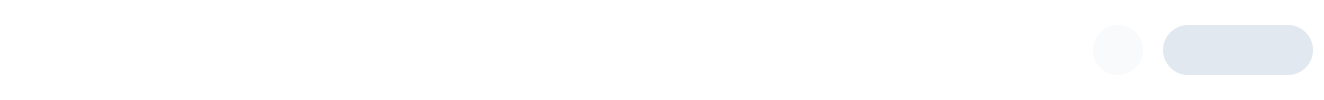
       <widget class="QFrame" name="frame_4">
        <property name="minimumSize">
         <size>
          <width>727</width>
          <height>66</height>
         </size>
        </property>
        <property name="maximumSize">
         <size>
          <width>16777215</width>
          <height>16777215</height>
         </size>
        </property>
        <property name="styleSheet">
         <string notr="true">QPushButton{
border:none;
}
QFrame{
background-color: rgb(255, 255, 255);
border:none;
}</string>
        </property>
        <property name="frameShape">
         <enum>QFrame::Shape::StyledPanel</enum>
        </property>
        <property name="frameShadow">
         <enum>QFrame::Shadow::Raised</enum>
        </property>
        <layout class="QHBoxLayout" name="horizontalLayout_27">
         <item>
          <widget class="QPushButton" name="pushButton_6">
           <property name="maximumSize">
            <size>
             <width>50</width>
             <height>50</height>
            </size>
           </property>
           <property name="cursor">
            <cursorShape>PointingHandCursor</cursorShape>
           </property>
           <property name="styleSheet">
            <string notr="true">QPushButton:hover {
	border-radius:5px;
	background-color: #e0e0e0;
}</string>
           </property>
           <property name="text">
            <string/>
           </property>
           <property name="icon">
            <iconset resource="Resources.qrc">
             <normaloff>:/new/prefix1/Resources/Left.png</normaloff>
             <normalon>:/new/prefix1/Resources/Right.png</normalon>:/new/prefix1/Resources/Left.png</iconset>
           </property>
           <property name="iconSize">
            <size>
             <width>40</width>
             <height>40</height>
            </size>
           </property>
           <property name="checkable">
            <bool>true</bool>
           </property>
          </widget>
         </item>
         <item>
          <spacer name="horizontalSpacer_45">
           <property name="orientation">
            <enum>Qt::Orientation::Horizontal</enum>
           </property>
           <property name="sizeHint" stdset="0">
            <size>
             <width>1044</width>
             <height>20</height>
            </size>
           </property>
          </spacer>
         </item>
         <item>
          <layout class="QHBoxLayout" name="horizontalLayout_55">
           <property name="spacing">
            <number>20</number>
           </property>
           <item>
            <widget class="QPushButton" name="notifyButton">
             <property name="minimumSize">
              <size>
               <width>50</width>
               <height>50</height>
              </size>
             </property>
             <property name="cursor">
              <cursorShape>PointingHandCursor</cursorShape>
             </property>
             <property name="styleSheet">
              <string notr="true">QPushButton {
    border-radius: 25px;
    background-color: #f9fafc;
    color: white;
    font-size: 18px;
}
QPushButton:hover {
	background-color: #e0e0e0;
}</string>
             </property>
             <property name="text">
              <string/>
             </property>
             <property name="icon">
              <iconset resource="Resources.qrc">
               <normaloff>:/new/prefix1/Resources/nofitication.png</normaloff>:/new/prefix1/Resources/nofitication.png</iconset>
             </property>
             <property name="iconSize">
              <size>
               <width>20</width>
               <height>20</height>
              </size>
             </property>
            </widget>
           </item>
           <item>
            <layout class="QHBoxLayout" name="horizontalLayout_51">
             <property name="spacing">
              <number>0</number>
             </property>
             <item>
              <widget class="QPushButton" name="Accbtn">
               <property name="minimumSize">
                <size>
                 <width>100</width>
                 <height>50</height>
                </size>
               </property>
               <property name="font">
                <font>
                 <pointsize>10</pointsize>
                 <bold>true</bold>
                </font>
               </property>
               <property name="cursor">
                <cursorShape>PointingHandCursor</cursorShape>
               </property>
               <property name="styleSheet">
                <string notr="true">QPushButton {
    border-top-left-radius: 25px;
	 border-bottom-left-radius: 25px;
    background-color: #e1e8f0;
    color: black;
}
</string>
               </property>
               <property name="text">
                <string/>
               </property>
               <property name="icon">
                <iconset resource="Resources.qrc">
                 <normaloff>:/new/prefix1/Resources/user-image-with-black-background.png</normaloff>:/new/prefix1/Resources/user-image-with-black-background.png</iconset>
               </property>
               <property name="iconSize">
                <size>
                 <width>30</width>
                 <height>30</height>
                </size>
               </property>
              </widget>
             </item>
             <item>
              <widget class="QPushButton" name="Accbtn_2">
               <property name="minimumSize">
                <size>
                 <width>50</width>
                 <height>50</height>
                </size>
               </property>
               <property name="cursor">
                <cursorShape>PointingHandCursor</cursorShape>
               </property>
               <property name="styleSheet">
                <string notr="true">QPushButton {
    border-top-right-radius: 25px;
	 border-bottom-right-radius: 25px;
    background-color: #e1e8f0;
    color: black;
}
</string>
               </property>
               <property name="text">
                <string/>
               </property>
               <property name="icon">
                <iconset resource="Resources.qrc">
                 <normaloff>:/new/prefix1/Resources/down-arrow.png</normaloff>:/new/prefix1/Resources/down-arrow.png</iconset>
               </property>
               <property name="iconSize">
                <size>
                 <width>20</width>
                 <height>35</height>
                </size>
               </property>
              </widget>
             </item>
            </layout>
           </item>
          </layout>
         </item>
        </layout>
       </widget>
